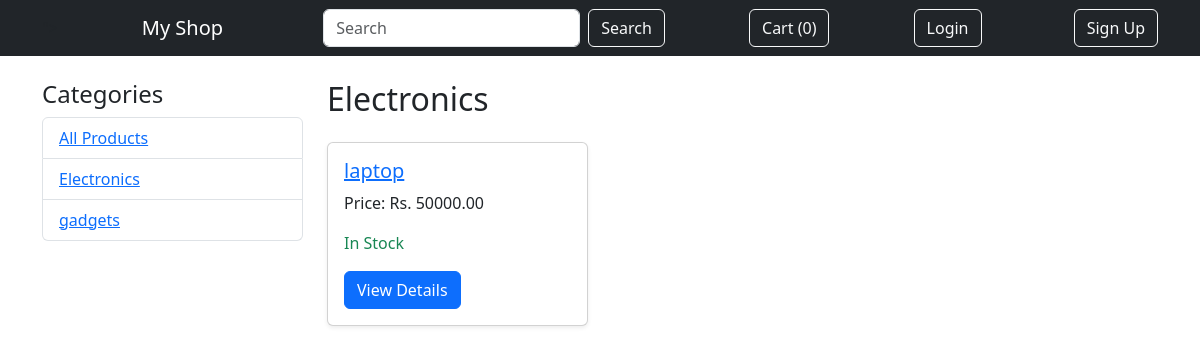
Page /category/electronics/ on the committed database.
### store/models.py (models this page shows, shortened)
class Category(models.Model):
    name = models.CharField(max_length=100)
    slug = models.SlugField(max_length=100, unique=True)
    class Meta:
        verbose_name_plural = 'categories'

class Product(models.Model):
    category = models.ForeignKey(Category, related_name='products', on_delete=models.CASCADE)
    name = models.CharField(max_length=200)
    slug = models.SlugField(max_length=200, unique=True)
    description = models.TextField(blank=True)
    price = models.DecimalField(max_digits=10, decimal_places=2)
    stock = models.PositiveIntegerField()
    available = models.BooleanField(default=True)
    image = models.ImageField(upload_to='products/', blank=True, null=True)
    created = models.DateTimeField(auto_now_add=True)
    updated = models.DateTimeField(auto_now=True)
    class Meta:
        ordering = ['-created']

### store/views.py (the view)
# urls.py: path('', views.product_list, name='product_list'),
def product_list(request, category_slug=None):
    category = None
    categories = Category.objects.all()
    products = Product.objects.filter(available=True)
    query = request.GET.get('q')
    if category_slug:
        category = get_object_or_404(Category, slug=category_slug)
        products = products.filter(category=category)
    if query:
        products = products.filter(name__icontains=query)
    return render(request, 'store/product_list.html', {'category': category, 'categories': categories, 'products': products,'query': query})

### cart/cart.py (called while the page is built)
    def __len__(self):
        return sum(int(item['quantity']) for item in self.cart.values())

### cart/context_processors.py (called while the page is built)
def cart(request):
    return {'cart': Cart(request)}

### store/templates/store/product_list.html (shortened to what this page needs)
{% extends 'store/base.html' %}
{% block content %}
<div class="row">
    <div class="col-md-3">
        <h4>Categories</h4>
        <ul class="list-group">
            <li class="list-group-item">
                <a href="{% url 'store:product_list' %}">All Products</a>
            </li>
            {% for c in categories %}
                <li class="list-group-item">
                    <a href="{% url 'store:product_list_by_category' c.slug %}">
                        {{ c.name }}
                    </a>
                </li>
            {% endfor %}
        </ul>
    </div>
    <div class="col-md-9">
        <h2 class="mb-4">
            {% if category %}{{ category.name }}{% else %}All Products{% endif %}
        </h2>
        {% for product in products %}
            <div class="row">
                <div class="col-md-4 mb-4">
                    <div class="card h-100 shadow-sm">
                        <div class="card-body">
                           <h5 class="card-title">
                        <a href="{% url 'store:product_detail' product.slug %}">
                            {{ product.name }}
                        </a>
                    </h5>
                    <p class="card-text">Price: Rs. {{ product.price }}</p>
                    <p class="card-text">
                        {% if product.stock > 0 %}
                            <span class="text-success">In Stock</span>
                        {% else %}
                            <span class="text-danger">Out of Stock</span>
                        {% endif %}
                    </p>
                    <a href="{% url 'store:product_detail' product.slug %}" class="btn btn-primary">View Details</a>
                </div>
            </div>
        {% empty %}
            <div class="col-12">
            <p class="text-muted">No products available.</p>
        {% endfor %}
        </div>
    </div>
</div>
{% endblock %}

### rows in the picture
Category: name "Electronics"
Category: name "gadgets"
Product: name "laptop", price "50000.00", stock "In Stock"

### other values in the picture
{{ cart|length }} "0"
